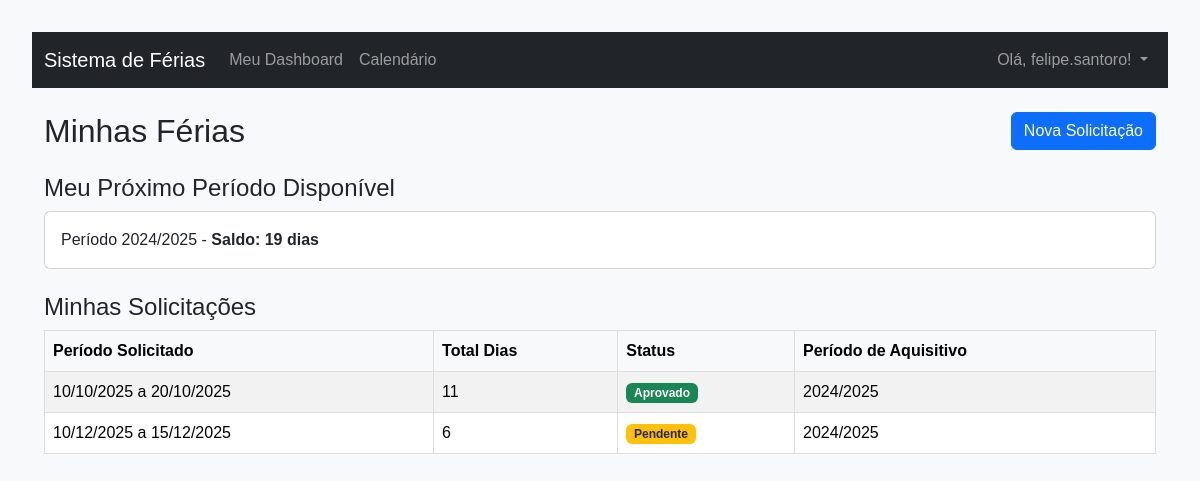
The page / (signed in) on the database as committed earlier.
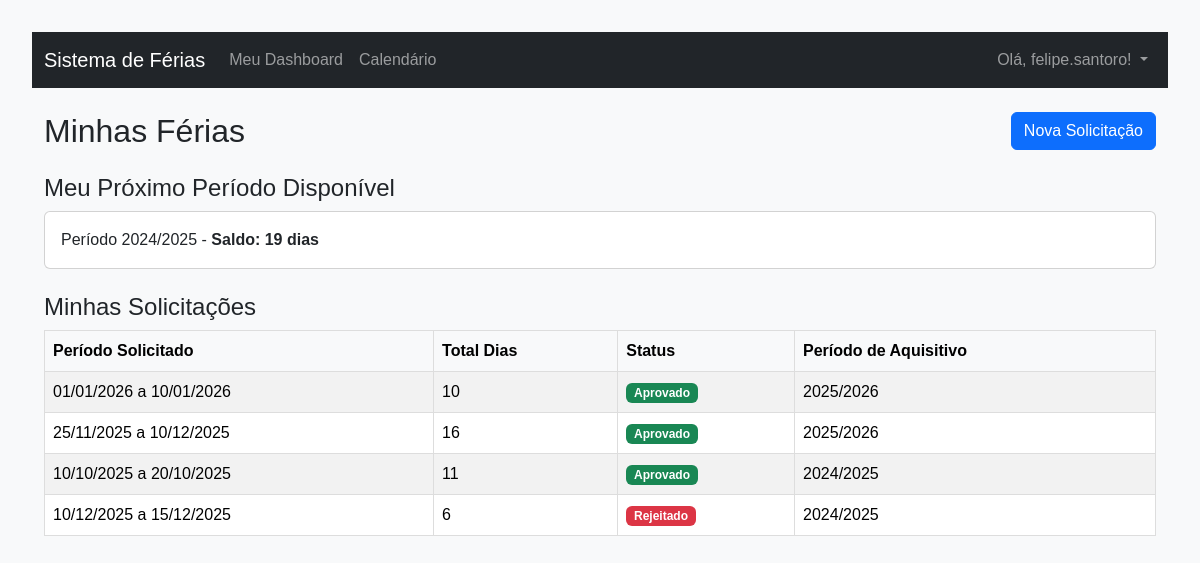
The same page on the database as committed later.
### ferias/models.py (models this page shows, shortened)
class PeriodoAquisitivo(models.Model):
    funcionario = models.ForeignKey(Funcionario, on_delete=models.CASCADE, related_name='periodos_aquisitivos')
    data_inicio = models.DateField()
    data_fim = models.DateField()
    saldo_dias = models.IntegerField(default=30)

class SolicitacaoFerias(models.Model):
    STATUS_CHOICES = (
        ('pendente', 'Pendente'),
        ('aprovado', 'Aprovado'),
        ('rejeitado', 'Rejeitado'),
    )
    solicitante = models.ForeignKey(User, on_delete=models.CASCADE, related_name='solicitacoes')
    data_inicio = models.DateField()
    data_fim = models.DateField()
    data_solicitacao = models.DateTimeField(auto_now_add=True)
    status = models.CharField(max_length=10, choices=STATUS_CHOICES, default='pendente')
    aprovador = models.ForeignKey(User, null=True, blank=True, on_delete=models.SET_NULL, related_name='solicitacoes_aprovadas')
    data_aprovacao = models.DateTimeField(null=True, blank=True)
    motivo_rejeicao = models.TextField(blank=True, null=True)
    dias_deduzidos = models.BooleanField(default=False)
    periodo_aquisitivo = models.ForeignKey(PeriodoAquisitivo, on_delete=models.PROTECT, related_name='solicitacoes_feitas')
    @property
    def total_dias(self):
        if self.data_inicio and self.data_fim:
            return (self.data_fim - self.data_inicio).days + 1
        return 0

### ferias/views.py (the view)
# urls.py: path('', views.dashboard, name='dashboard'),
@login_required
def dashboard(request):
    solicitacoes = SolicitacaoFerias.objects.filter(solicitante=request.user).order_by('-data_solicitacao')
    is_gestor = Funcionario.objects.filter(gestor__user=request.user).exists()
    periodo_ativo = PeriodoAquisitivo.objects.filter(
        funcionario__user=request.user,
        saldo_dias__gt=0
    ).order_by('data_inicio').first()
    context = {
        'solicitacoes': solicitacoes,
        'is_gestor': is_gestor,
        'periodo_ativo': periodo_ativo,
    }
    return render(request, 'ferias/dashboard.html', context)

### ferias/templates/ferias/dashboard.html (shortened to what this page needs)
{% extends 'base.html' %}
{% block content %}
    <div class="d-flex justify-content-between align-items-center mb-4">
        <h2 class="mb-0">Minhas Férias</h2>
        <div>
            <a href="{% url 'ferias:solicitar_ferias' %}" class="btn btn-primary">Nova Solicitação</a>
        </div>
    </div>
    <h4>Meu Próximo Período Disponível</h4>
    {% if periodo_ativo %}
        <div class="card mb-2">
            <div class="card-body">
                Período {{ periodo_ativo.data_inicio|date:"Y" }}/{{ periodo_ativo.data_fim|date:"Y" }} - <strong>Saldo: {{ periodo_ativo.saldo_dias }} dias</strong>
            </div>
        </div>
    {% else %}
        <div class="alert alert-info">Você não possui nenhum período de férias com saldo disponível no momento.</div>
    {% endif %}
    <h4 class="mt-4">Minhas Solicitações</h4>
    <div class="table-responsive">
        <table class="table table-striped table-hover {% if request.session.tema_preferido == 'dark' %}table-dark{% endif %}">
            <thead class="{% if request.session.tema_preferido != 'dark' %}table-light{% endif %}">
                <tr>
                    <th>Período Solicitado</th>
                    <th>Total Dias</th>
                    <th>Status</th>
                    <th>Período de Aquisitivo</th>
                </tr>
            </thead>
            <tbody>
                {% for s in solicitacoes %}
                <tr>
                    <td>{{ s.data_inicio|date:"d/m/Y" }} a {{ s.data_fim|date:"d/m/Y" }}</td>
                    <td>{{ s.total_dias }}</td>
                    <td>
                        {% if s.status == 'aprovado' %}
                            <span class="badge bg-success">Aprovado</span>
                        {% elif s.status == 'rejeitado' %}
                            <span class="badge bg-danger">Rejeitado</span>
                        {% else %}
                            <span class="badge bg-warning text-dark">Pendente</span>
                        {% endif %}
                    </td>
                    <td>{{ s.periodo_aquisitivo.data_inicio.year }}/{{ s.periodo_aquisitivo.data_fim.year }}</td>
                </tr>
                {% empty %}
                <tr>
                    <td colspan="4" class="text-center">Nenhuma solicitação encontrada.</td>
                </tr>
                {% endfor %}
            </tbody>
        </table>
    </div>
{% endblock %}

### ferias/templates/base.html (shortened to what this page needs)
{% load static %}
<!DOCTYPE html>
<html lang="pt-br" data-bs-theme="light"> <head>
    <link href="https://cdn.jsdelivr.net/npm/bootstrap@5.3.2/dist/css/bootstrap.min.css" rel="stylesheet">
    <link rel="stylesheet" href="{% static 'ferias/css/style.css' %}">
</head>
<body class="{% if request.session.tema_preferido == 'dark' %}bg-dark text-white{% else %}bg-light{% endif %}">
    <nav class="navbar navbar-expand-lg navbar-dark bg-dark">
        <div class="container-fluid">
            <a class="navbar-brand" href="{% url 'ferias:dashboard' %}">Sistema de Férias</a>
            <div class="collapse navbar-collapse" id="navbarNav">
                <ul class="navbar-nav me-auto">
                    {% if user.is_authenticated %}
                    <li class="nav-item">
                        <a class="nav-link" href="{% url 'ferias:dashboard' %}">Meu Dashboard</a>
                    </li>
                    <li class="nav-item">
                        <a class="nav-link" href="{% url 'ferias:calendario' %}">Calendário</a>
                    </li>
                    {% endif %}
                </ul>
                <ul class="navbar-nav">
                    {% if user.is_authenticated %}
                        <li class="nav-item dropdown">
                            <a class="nav-link dropdown-toggle" href="#" role="button" data-bs-toggle="dropdown">
                                Olá, {{ user.username }}!
                            </a>
                        </li>
                    {% else %}
                        <li class="nav-item">
                           <a class="nav-link" href="{% url 'login' %}">Entrar</a>
                        </li>
                    {% endif %}
                </ul>
            </div>
        </div>
    </nav>
    <main class="container mt-4">
        {% block content %}{% endblock %}
    </main>
</body>
</html>

### ferias/static/ferias/css/style.css (style rules this page uses)
body { font-family: sans-serif; margin: 2em; transition: background-color 0.3s, color 0.3s; }
nav { margin-bottom: 1em; }
table { border-collapse: collapse; width: 100%; }
th, td { border: 1px solid #ddd; padding: 8px; text-align: left; }
th { background-color: #f2f2f2; }

Rows that differ between the two databases and show on the page:
added SolicitacaoFerias: data_inicio "01/01/2026", data_fim "10/01/2026", total_dias "10", status "Aprovado", periodo_aquisitivo.data_inicio.year "2025", periodo_aquisitivo.data_fim.year "2026"
added SolicitacaoFerias: data_inicio "25/11/2025", data_fim "10/12/2025", total_dias "16", status "Aprovado", periodo_aquisitivo.data_inicio.year "2025", periodo_aquisitivo.data_fim.year "2026"
changed SolicitacaoFerias (number 4 of 4 on the later page): status "Pendente" → "Rejeitado"
